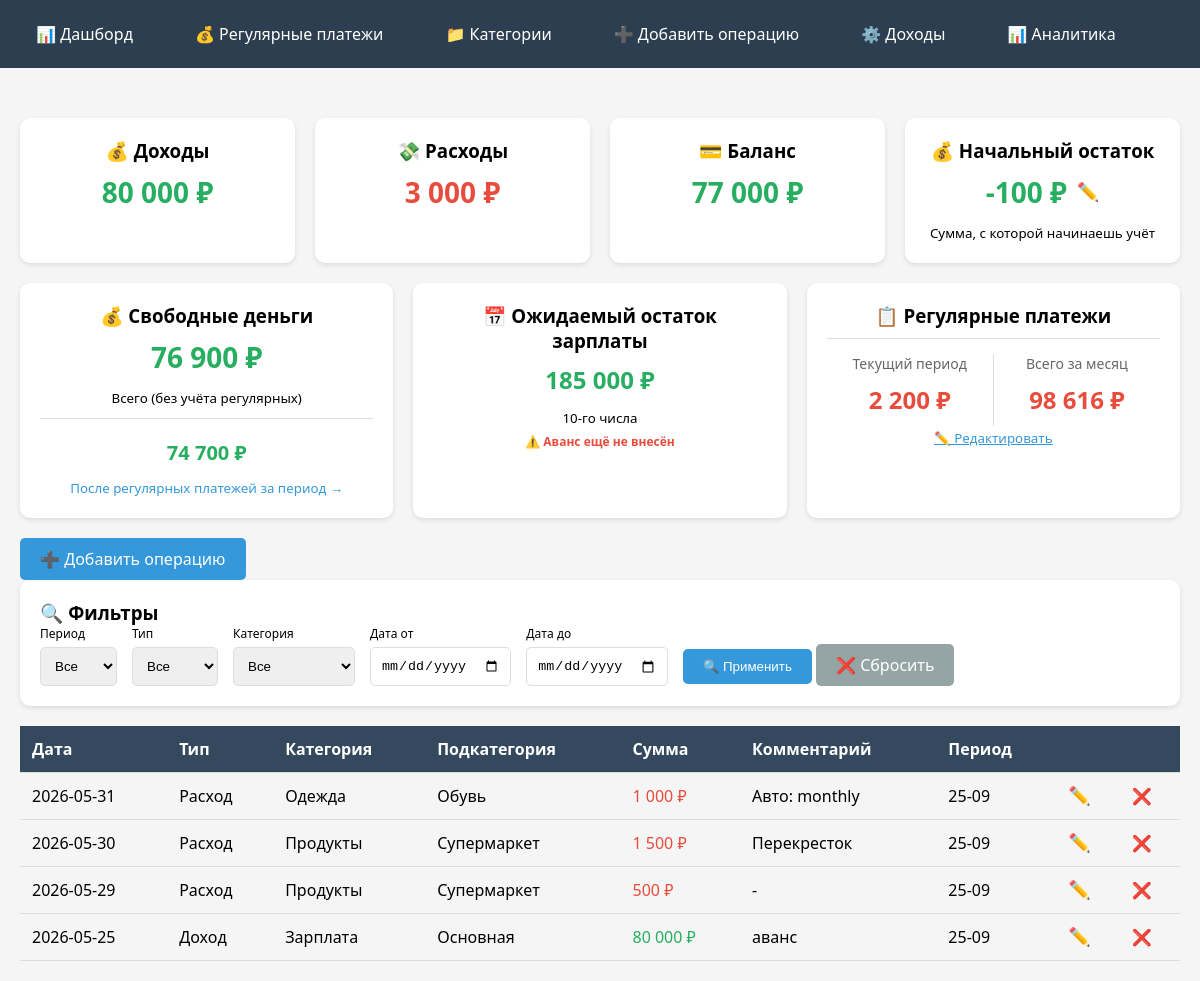
Before: / with the older database file.
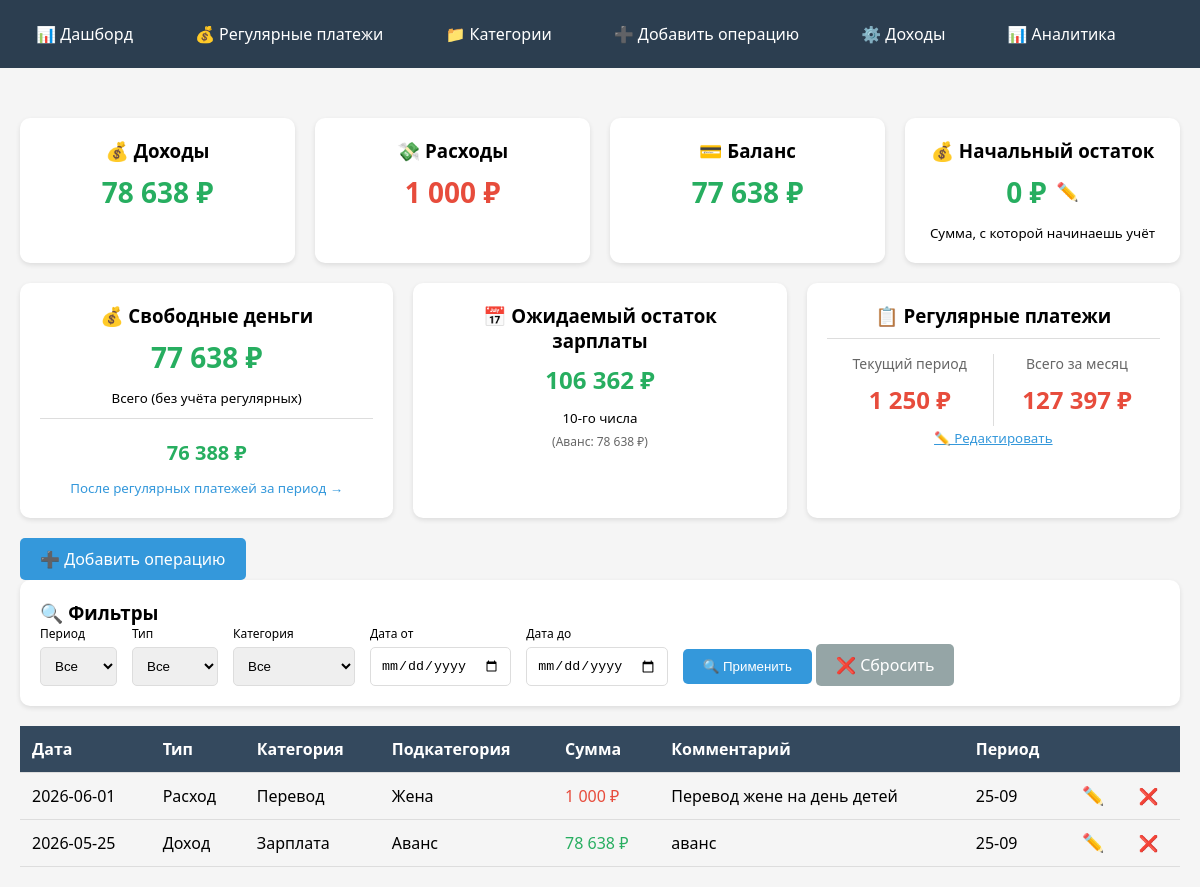
After: the same page with the newer database file.
### tables this page shows
CREATE TABLE operations (
                id INTEGER PRIMARY KEY AUTOINCREMENT,
                date TEXT NOT NULL,
                type TEXT NOT NULL,
                category TEXT NOT NULL,
                subcategory TEXT,
                amount REAL NOT NULL,
                comment TEXT,
                period TEXT
            );

### routes/main.py (the view)
    @app.route('/')
    def index():
        apply_regular_payments()
        today = date.today()
        current_money = get_current_money()
        period_filter = request.args.get('period', '')
        type_filter = request.args.get('type', '')
        category_filter = request.args.get('category', '')
        date_from = request.args.get('date_from', '')
        date_to = request.args.get('date_to', '')
        query = 'SELECT * FROM operations WHERE 1=1'
        params = []
        if period_filter:
            query += ' AND period = ?'
            params.append(period_filter)
        if type_filter:
            query += ' AND type = ?'
            params.append(type_filter)
        if category_filter:
            query += ' AND category = ?'
            params.append(category_filter)
        if date_from:
            query += ' AND date >= ?'
            params.append(date_from)
        if date_to:
            query += ' AND date <= ?'
            params.append(date_to)
        query += ' ORDER BY date DESC LIMIT 100'
        with get_db() as conn:
            operations = conn.execute(query, params).fetchall()
            all_categories = [row['name'] for row in conn.execute(
                'SELECT DISTINCT name FROM categories WHERE parent_id IS NULL ORDER BY name').fetchall()]
            total_income = \
            conn.execute('SELECT COALESCE(SUM(amount), 0) FROM operations WHERE type="Доход"').fetchone()[0]
            total_expense = \
            conn.execute('SELECT COALESCE(SUM(amount), 0) FROM operations WHERE type="Расход"').fetchone()[0]
            balance = total_income - total_expense
            planned_salary_row = conn.execute('SELECT value FROM settings WHERE key = "planned_salary"').fetchone()
            planned_salary = float(planned_salary_row['value']) if planned_salary_row else 185000
            advance_row = conn.execute('''
                SELECT amount
                FROM operations
                WHERE type = 'Доход'
                AND category = 'Зарплата'
                AND subcategory = 'Аванс'
                ORDER BY date DESC
                LIMIT 1
            ''').fetchone()
            real_advance = advance_row['amount'] if advance_row else 0
            if real_advance > 0:
                expected_remainder = planned_salary - real_advance
                salary_remainder_text = f"{expected_remainder:,.0f} ₽".replace(",", " ")
                salary_remainder_note = f"(Аванс: {real_advance:,.0f} ₽)".replace(",", " ")
            else:
                expected_remainder = planned_salary
                salary_remainder_text = f"{expected_remainder:,.0f} ₽".replace(",", " ")
                salary_remainder_note = "⚠️ Аванс ещё не внесён"
        if 10 <= today.day <= 24:
            period_start, period_end = 10, 24
        else:
            period_start, period_end = 25, 9
        regular_this_period = get_regular_payments_for_period(today, period_start, period_end)
        regular_total = get_regular_total_for_month()
        free_money_total = current_money + total_income - total_expense
        free_money_after_regular = free_money_total - regular_this_period
        if free_money_after_regular < 0:
            traffic_light = "red"
            traffic_text = "⚠️ КАССОВЫЙ РАЗРЫВ!"
        elif free_money_after_regular < 5000:
            traffic_light = "yellow"
            traffic_text = "⚠️ Осторожно: остаток меньше 5000 ₽"
        else:
            traffic_light = "green"
            traffic_text = "✅ Всё хорошо"
        next_income = get_next_income_date(today)
        days_to_income = (next_income - today).days
        return render_template('index.html',
                               operations=operations,
                               total_income=total_income,
                               total_expense=total_expense,
                               balance=balance,
                               free_money_total=free_money_total,
                               free_money_after_regular=free_money_after_regular,
                               days_to_income=days_to_income,
                               next_income=next_income,
                               traffic_light=traffic_light,
                               traffic_text=traffic_text,
                               regular_total=regular_total,
                               regular_this_period=regular_this_period,
                               current_money=current_money,
                               all_categories=all_categories,
                               salary_remainder_text=salary_remainder_text,
                               salary_remainder_note=salary_remainder_note)

### database.py (called while the page is built)
def get_db():
    conn = sqlite3.connect('finance.db')
    conn.row_factory = sqlite3.Row
    return conn

def get_current_money():
    with get_db() as conn:
        result = conn.execute('SELECT value FROM settings WHERE key = "current_money"').fetchone()
        return float(result['value']) if result else 45000

### utils.py (called while the page is built, shortened)
def get_next_income_date(today):
    if today.day < SALARY_DAY:
        return date(today.year, today.month, SALARY_DAY)
    elif today.day < ADVANCE_DAY:
        return date(today.year, today.month, ADVANCE_DAY)

def get_regular_total_for_month():
    from database import get_db
    with get_db() as conn:
        result = conn.execute('SELECT SUM(amount) FROM regular_payments').fetchone()[0]
        return result or 0

### templates/index.html (shortened to what the changed rows need)
{% extends "base.html" %}
{% block content %}
<div class="stats-grid">
    <div class="stat-card">
        <h3>💰 Доходы</h3>
        <div class="stat-value income">{{ "{:,.0f}".format(total_income).replace(",", " ") }} ₽</div>
    </div>
    <div class="stat-card">
        <h3>💸 Расходы</h3>
        <div class="stat-value expense">{{ "{:,.0f}".format(total_expense).replace(",", " ") }} ₽</div>
    </div>
    <div class="stat-card">
        <h3>💳 Баланс</h3>
        <div class="stat-value {{ 'income' if balance >= 0 else 'expense' }}">{{ "{:,.0f}".format(balance).replace(",",
            " ") }} ₽
        </div>
    </div>
    <div class="stat-card">
        <h3>💰 Начальный остаток</h3>
        <div class="stat-value income" style="display: flex; align-items: center; justify-content: center; gap: 10px;">
            {{ "{:,.0f}".format(current_money).replace(",", " ") }} ₽
            <button onclick="showMoneyModal()" class="edit-btn">✏️</button>
        </div>
        <small>Сумма, с которой начинаешь учёт</small>
    </div>
</div>
<div class="stats-grid">
    <div class="stat-card">
        <h3>💰 Свободные деньги</h3>
        <div class="stat-value {{ 'income' if free_money_total >= 0 else 'expense' }}">
            {{ "{:,.0f}".format(free_money_total).replace(",", " ") }} ₽
        </div>
        <small>Всего (без учёта регулярных)</small>
        <div style="margin-top: 10px; padding-top: 10px; border-top: 1px solid #ddd;">
            <div class="stat-value {{ 'income' if free_money_after_regular >= 0 else 'expense' }}"
                 style="font-size: 20px;">
                {{ "{:,.0f}".format(free_money_after_regular).replace(",", " ") }} ₽
            </div>
            <small>
                <a href="{{ url_for('regular', filter='current') }}" style="color: #3498db; text-decoration: none;">
                </a>
            </small>
        </div>
    </div>
    <div class="stat-card">
        <h3>📅 Ожидаемый остаток зарплаты</h3>
        <div class="stat-value income" style="font-size: 24px;">
            {{ salary_remainder_text }}
        </div>
        <small>10-го числа</small>
        <div style="margin-top: 5px; font-size: 12px; {% if 'не внесён' in salary_remainder_note %}color: #e74c3c; font-weight: bold;{% else %}color: #666;{% endif %}">
            {{ salary_remainder_note }}
        </div>
    </div>
    <div class="stat-card">
        <div style="display: flex; justify-content: space-between; align-items: center; border-top: 1px solid #ddd; padding-top: 15px; margin-top: 10px;">
            <div style="flex: 1; text-align: center; border-right: 1px solid #ddd;">
                <div style="font-size: 14px; color: #666;">Текущий период</div>
                <div class="stat-value expense" style="font-size: 24px;">{{
                    "{:,.0f}".format(regular_this_period).replace(",", " ") }} ₽
                </div>
            </div>
            <div style="flex: 1; text-align: center;">
                <div style="font-size: 14px; color: #666;">Всего за месяц</div>
                <div class="stat-value expense" style="font-size: 24px;">{{ "{:,.0f}".format(regular_total).replace(",",
                    " ") }} ₽
                </div>
            </div>
        </div>
    </div>
</div>
<table>
    <thead>
    <tr>
        <th>Дата</th>
        <th>Тип</th>
        <th>Категория</th>
        <th>Подкатегория</th>
        <th>Сумма</th>
        <th>Комментарий</th>
        <th>Период</th>
        <th></th>
        <th></th>
    </tr>
    </thead>
    <tbody>
    {% for op in operations %}
    <tr>
        <td>{{ op.date }}</td>
        <td>{{ op.type }}</td>
        <td>{{ op.category }}</td>
        <td>{{ op.subcategory or '-' }}</td>
        <td class="{{ 'income' if op.type == 'Доход' else 'expense' }}">{{ "{:,.0f}".format(op.amount).replace(",", " ")
            }} ₽
        </td>
        <td>{{ op.comment or '-' }}</td>
        <td>{{ op.period }}</td>
        <td>
            <button class="edit-btn" data-id="{{ op.id }}">✏️</button>
        </td>
        <td><a href="{{ url_for('delete', id=op.id) }}" class="delete" onclick="return confirm('Удалить?')">❌</a></td>
    </tr>
    {% else %}
    <tr>
        <td colspan="9" style="text-align: center;">Нет операций. Добавьте первую!</td>
    </tr>
    {% endfor %}
    </tbody>
</table>
{% endblock %}

Changed rows visible on the page:
removed operations: date "2026-05-31", type "Расход", category "Одежда", subcategory "Обувь", amount "1 000", comment "Авто: monthly", period "25-09"
removed operations: date "2026-05-30", type "Расход", category "Продукты", subcategory "Супермаркет", amount "1 500", comment "Перекресток", period "25-09"
removed operations: date "2026-05-29", type "Расход", category "Продукты", subcategory "Супермаркет", amount "500", comment "-", period "25-09"
removed operations: date "2026-05-25", type "Доход", category "Зарплата", subcategory "Основная", amount "80 000", comment "аванс", period "25-09"
added operations: date "2026-06-01", type "Расход", category "Перевод", subcategory "Жена", amount "1 000", comment "Перевод жене на день детей", period "25-09"
added operations: date "2026-05-25", type "Доход", category "Зарплата", subcategory "Аванс", amount "78 638", comment "аванс", period "25-09"
Other visible differences:
{{ "{:,.0f}".format(total_income).replace(",", " ") }}: "80 000" → "78 638"
{{ "{:,.0f}".format(total_expense).replace(",", " ") }}: "3 000" → "1 000"
{{ "{:,.0f}".format(balance).replace(",",
            " ") }}: "77 000" → "77 638"
{{ "{:,.0f}".format(current_money).replace(",", " ") }}: "-100" → "0"
{{ "{:,.0f}".format(free_money_total).replace(",", " ") }}: "76 900" → "77 638"
{{ "{:,.0f}".format(free_money_after_regular).replace(",", " ") }}: "74 700" → "76 388"
{{ salary_remainder_text }}: "185 000 ₽" → "106 362 ₽"
{{ salary_remainder_note }}: "⚠️ Аванс ещё не внесён" → "(Аванс: 78 638 ₽)"
{{ "{:,.0f}".format(regular_this_period).replace(",", " ") }}: "2 200" → "1 250"
{{ "{:,.0f}".format(regular_total).replace(",",
                    " ") }}: "98 616" → "127 397"
